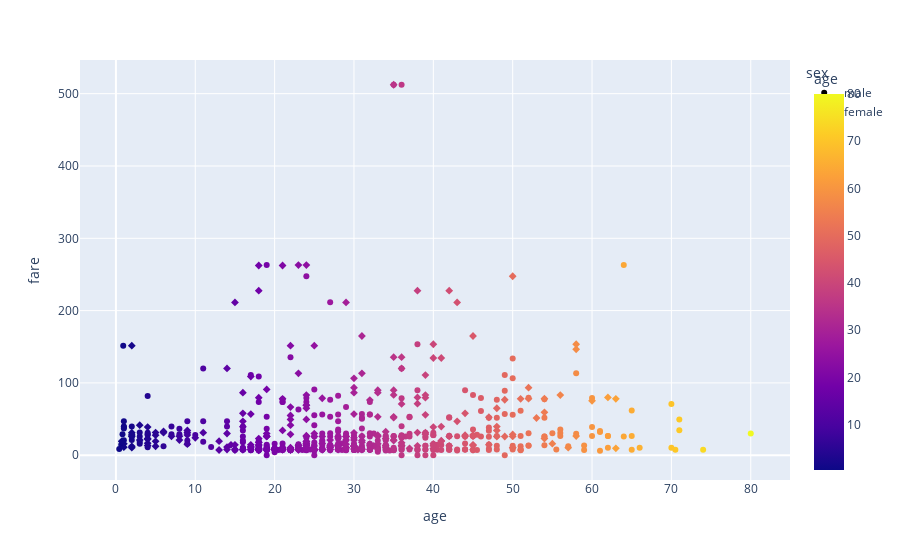

Notebook source saved alongside this figure:
### Code cell
import plotly.express as px

fig = px.scatter(df, x='age', y='fare', color='age', symbol='sex')
fig.show()

### Figure 1 — Plotly figure (JSON) as saved in the notebook; plotly's stock layout.template omitted (floating-point values rounded to 4 significant figures; data arrays with more than 128 entries replaced by an {"elided": "..."} marker saying what was removed)
{"data": [{"hovertemplate": "sex=male<br>age=%{marker.color}<br>fare=%{y}<extra></extra>", "legendgroup": "male", "marker": {"color": {"elided": "577 float values"}, "coloraxis": "coloraxis", "symbol": "circle"}, "mode": "markers", "name": "male", "orientation": "v", "showlegend": true, "type": "scatter", "x": {"elided": "577 float values"}, "xaxis": "x", "y": {"elided": "577 float values"}, "yaxis": "y"}, {"hovertemplate": "sex=female<br>age=%{marker.color}<br>fare=%{y}<extra></extra>", "legendgroup": "female", "marker": {"color": {"elided": "314 float values"}, "coloraxis": "coloraxis", "symbol": "diamond"}, "mode": "markers", "name": "female", "orientation": "v", "showlegend": true, "type": "scatter", "x": {"elided": "314 float values"}, "xaxis": "x", "y": {"elided": "314 float values"}, "yaxis": "y"}], "layout": {"coloraxis": {"colorbar": {"title": {"text": "age"}}, "colorscale": [[0, "#0d0887"], [0.1111, "#46039f"], [0.2222, "#7201a8"], [0.3333, "#9c179e"], [0.4444, "#bd3786"], [0.5556, "#d8576b"], [0.6667, "#ed7953"], [0.7778, "#fb9f3a"], [0.8889, "#fdca26"], [1, "#f0f921"]]}, "legend": {"title": {"text": "sex"}, "tracegroupgap": 0}, "margin": {"t": 60}, "xaxis": {"anchor": "y", "domain": [0, 1], "title": {"text": "age"}}, "yaxis": {"anchor": "x", "domain": [0, 1], "title": {"text": "fare"}}}}
